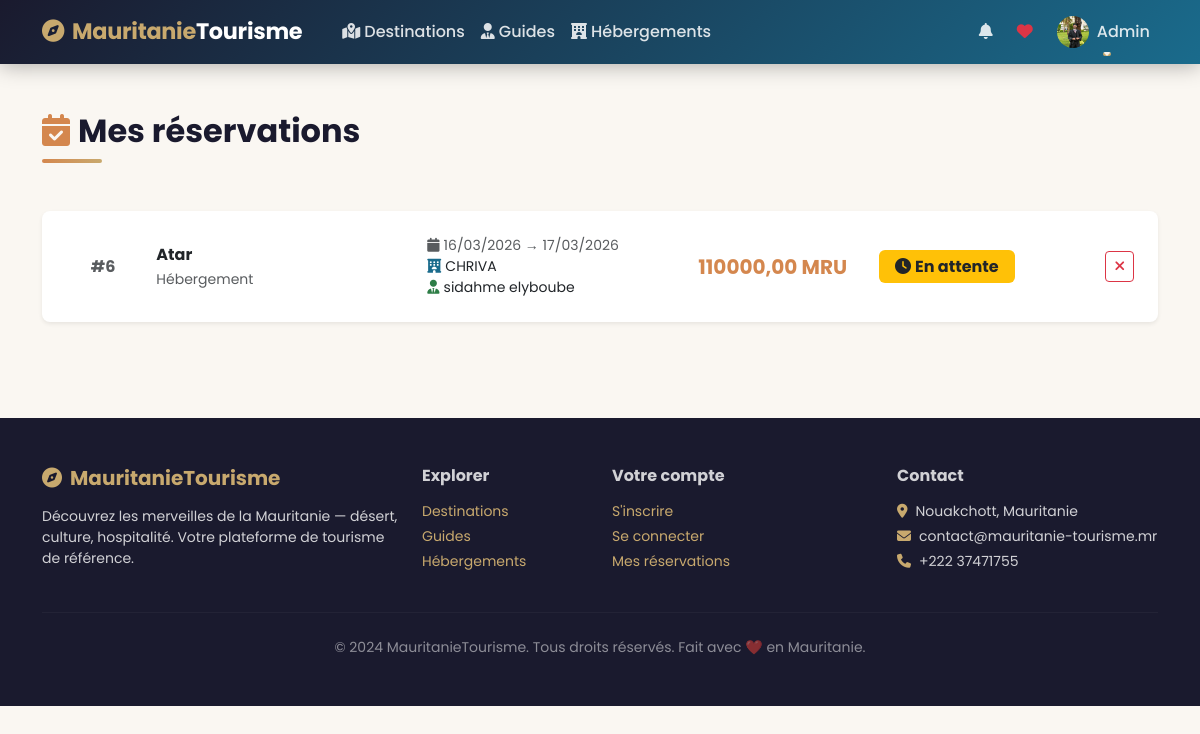
The app's page /mes-reservations/ (signed in) with its own data.
### main/models.py (models this page shows, shortened)
class Utilisateur(AbstractUser):
    ROLES = [
        ('visiteur', 'Visiteur'),
        ('utilisateur', 'Utilisateur'),
        ('admin', 'Administrateur'),
    ]
    role = models.CharField(max_length=20, choices=ROLES, default='visiteur')
    telephone = models.CharField(max_length=20, blank=True, null=True)
    adresse = models.CharField(max_length=255, blank=True, null=True)
    pays = models.CharField(max_length=100, blank=True, null=True)
    photo_profil = models.ImageField(upload_to='profils/', blank=True, null=True)
    date_inscription = models.DateTimeField(auto_now_add=True)
    est_actif = models.BooleanField(default=True)
    class Meta:
        db_table = 'UTILISATEUR'
        verbose_name = 'Utilisateur'
        verbose_name_plural = 'Utilisateurs'

class Reservation(models.Model):
    STATUTS = [
        ('en_attente', 'En attente'),
        ('confirmee', 'Confirmée'),
        ('annulee', 'Annulée'),
        ('terminee', 'Terminée'),
    ]
    TYPE_RESERVATION = [
        ('hebergement', 'Hébergement'),
        ('guide', 'Guide'),
        ('package', 'Package complet'),
    ]
    utilisateur = models.ForeignKey(Utilisateur, on_delete=models.CASCADE, related_name='reservations')
    destination = models.ForeignKey(Destination, on_delete=models.SET_NULL, null=True, related_name='reservations')
    type_reservation = models.CharField(max_length=20, choices=TYPE_RESERVATION)
    hebergement = models.ForeignKey(Hebergement, on_delete=models.SET_NULL, null=True, blank=True)
    guide = models.ForeignKey(Guide, on_delete=models.SET_NULL, null=True, blank=True)
    date_debut = models.DateField()
    date_fin = models.DateField()
    nb_personnes = models.IntegerField(default=1, validators=[MinValueValidator(1)])
    statut = models.CharField(max_length=20, choices=STATUTS, default='en_attente')
    prix_total = models.DecimalField(max_digits=12, decimal_places=2, default=0)
    notes = models.TextField(blank=True)
    date_creation = models.DateTimeField(auto_now_add=True)
    date_modification = models.DateTimeField(auto_now=True)
    confirme_par = models.ForeignKey(
        Utilisateur, on_delete=models.SET_NULL, null=True, blank=True,
        related_name='reservations_confirmees'
    )
    class Meta:
        db_table = 'RESERVATION'
        verbose_name = 'Réservation'
        verbose_name_plural = 'Réservations'
        constraints = [
            models.CheckConstraint(
                check=models.Q(date_fin__gte=models.F('date_debut')),
                name='chk_dates_reservation'
            )
        ]

class Destination(models.Model):
    nom = models.CharField(max_length=200)
    description = models.TextField()
    region = models.ForeignKey(Region, on_delete=models.SET_NULL, null=True, related_name='destinations')
    latitude = models.DecimalField(max_digits=10, decimal_places=7, null=True, blank=True)
    longitude = models.DecimalField(max_digits=10, decimal_places=7, null=True, blank=True)
    image_principale = models.ImageField(upload_to='destinations/', blank=True, null=True)
    video_url = models.URLField(blank=True, null=True, help_text="URL YouTube ou autre")
    prix_entree = models.DecimalField(max_digits=10, decimal_places=2, default=0)
    est_active = models.BooleanField(default=True)
    date_creation = models.DateTimeField(auto_now_add=True)
    note_moyenne = models.DecimalField(max_digits=3, decimal_places=2, default=0)
    nb_commentaires = models.IntegerField(default=0)
    class Meta:
        db_table = 'DESTINATION'
        verbose_name = 'Destination'
        verbose_name_plural = 'Destinations'

class Hebergement(models.Model):
    nom = models.CharField(max_length=200)
    type_hebergement = models.ForeignKey(TypeHebergement, on_delete=models.SET_NULL, null=True)
    destination = models.ForeignKey(Destination, on_delete=models.CASCADE, related_name='hebergements')
    description = models.TextField()
    adresse = models.CharField(max_length=300)
    latitude = models.DecimalField(max_digits=10, decimal_places=7, null=True, blank=True)
    longitude = models.DecimalField(max_digits=10, decimal_places=7, null=True, blank=True)
    telephone = models.CharField(max_length=20, blank=True)
    email = models.EmailField(blank=True)
    site_web = models.URLField(blank=True)
    image_principale = models.ImageField(upload_to='hebergements/', blank=True, null=True)
    prix_nuit = models.DecimalField(max_digits=10, decimal_places=2)
    capacite = models.IntegerField(default=1)
    nb_chambres = models.IntegerField(default=1)
    est_actif = models.BooleanField(default=True)
    est_verifie = models.BooleanField(default=False)
    wifi = models.BooleanField(default=False)
    piscine = models.BooleanField(default=False)
    climatisation = models.BooleanField(default=False)
    parking = models.BooleanField(default=False)
    restaurant = models.BooleanField(default=False)
    date_creation = models.DateTimeField(auto_now_add=True)
    note_moyenne = models.DecimalField(max_digits=3, decimal_places=2, default=0)
    class Meta:
        db_table = 'HEBERGEMENT'
        verbose_name = 'Hébergement'
        verbose_name_plural = 'Hébergements'

class Guide(models.Model):
    LANGUES = [
        ('ar', 'Arabe'),
        ('fr', 'Français'),
        ('en', 'Anglais'),
        ('es', 'Espagnol'),
        ('wolof', 'Wolof'),
    ]
    nom = models.CharField(max_length=200)
    prenom = models.CharField(max_length=200)
    email = models.EmailField(unique=True)
    telephone = models.CharField(max_length=20)
    photo = models.ImageField(upload_to='guides/', blank=True, null=True)
    biographie = models.TextField()
    langues = models.CharField(max_length=200, help_text="Langues séparées par virgule")
    specialites = models.TextField(blank=True, help_text="Zones / thèmes maîtrisés")
    prix_journee = models.DecimalField(max_digits=10, decimal_places=2)
    destinations = models.ManyToManyField(Destination, related_name='guides', blank=True)
    est_disponible = models.BooleanField(default=True)
    est_verifie = models.BooleanField(default=False)
    date_creation = models.DateTimeField(auto_now_add=True)
    note_moyenne = models.DecimalField(max_digits=3, decimal_places=2, default=0)
    class Meta:
        db_table = 'GUIDE'
        verbose_name = 'Guide'
        verbose_name_plural = 'Guides'
    def nom_complet(self):
        return f"{self.prenom} {self.nom}"

### main/views.py (the view)
# urls.py: path('mes-reservations/',                   views.mes_reservations,         name='mes_reservations'),
@login_required
def mes_reservations(request):
    reservations = request.user.reservations.select_related(
        'destination', 'hebergement', 'guide'
    ).order_by('-date_creation')
    return render(request, 'reservations/mes_reservations.html', {
        'reservations': reservations
    })

### templates/reservations/mes_reservations.html (shortened to what this page needs)
{% extends 'base.html' %}
{% block content %}
<div class="container py-5">
    <h2 class="section-title mb-5"><i class="fas fa-calendar-check me-2" style="color:var(--desert)"></i>Mes réservations</h2>
    {% if reservations %}
    <div class="row g-4">
        {% for r in reservations %}
        <div class="col-12">
            <div class="card border-0 rounded-3 shadow-sm">
                <div class="card-body p-4">
                    <div class="row align-items-center g-3">
                        <div class="col-md-1 text-center">
                            <span class="fw-bold text-muted">#{{ r.pk }}</span>
                        </div>
                        <div class="col-md-3">
                            <div class="fw-bold">{{ r.destination.nom|default:'–' }}</div>
                            <small class="text-muted">{{ r.get_type_reservation_display }}</small>
                        </div>
                        <div class="col-md-3">
                            <small class="text-muted d-block"><i class="fas fa-calendar me-1"></i>{{ r.date_debut|date:"d/m/Y" }} → {{ r.date_fin|date:"d/m/Y" }}</small>
                            {% if r.hebergement %}<small class="d-block"><i class="fas fa-hotel me-1" style="color:var(--ocean)"></i>{{ r.hebergement.nom }}</small>{% endif %}
                            {% if r.guide %}<small class="d-block"><i class="fas fa-user-tie me-1" style="color:var(--vert)"></i>{{ r.guide.nom_complet }}</small>{% endif %}
                        </div>
                        <div class="col-md-2">
                            <span class="fw-bold fs-5" style="color:var(--desert)">{{ r.prix_total }} MRU</span>
                        </div>
                        <div class="col-md-2">
                            {% if r.statut == 'en_attente' %}
                                <span class="badge bg-warning text-dark fs-6 px-3 py-2"><i class="fas fa-clock me-1"></i>En attente</span>
                            {% elif r.statut == 'confirmee' %}
                                <span class="badge bg-success fs-6 px-3 py-2"><i class="fas fa-check me-1"></i>Confirmée</span>
                            {% elif r.statut == 'annulee' %}
                                <span class="badge bg-danger fs-6 px-3 py-2"><i class="fas fa-times me-1"></i>Annulée</span>
                            {% else %}
                                <span class="badge bg-secondary fs-6 px-3 py-2">{{ r.get_statut_display }}</span>
                            {% endif %}
                        </div>
                        <div class="col-md-1 text-end">
                            {% if r.statut in 'en_attente confirmee' %}
                            <a href="{% url 'annuler_reservation' r.pk %}"
                               class="btn btn-sm btn-outline-danger"
                               onclick="return confirm('Confirmer l\'annulation ?')">
                                <i class="fas fa-times"></i>
                            </a>
                            {% endif %}
                        </div>
                    </div>
                </div>
            </div>
        </div>
        {% endfor %}
    </div>
    {% else %}
    <div class="text-center py-5">
        <div style="font-size:4rem;color:#ddd"><i class="fas fa-calendar-times"></i></div>
        <h5 class="mt-3 text-muted">Vous n'avez aucune réservation</h5>
        <a href="{% url 'destinations' %}" class="btn btn-mauritanie mt-3">Découvrir des destinations</a>
    </div>
    {% endif %}
</div>
{% endblock %}

### templates/base.html (shortened to what this page needs)
<!DOCTYPE html>
<html lang="fr">
<head>
    <link href="https://cdn.jsdelivr.net/npm/bootstrap@5.3.0/dist/css/bootstrap.min.css" rel="stylesheet">
    <link href="https://cdnjs.cloudflare.com/ajax/libs/font-awesome/6.4.0/css/all.min.css" rel="stylesheet">
    {% load static %}
    <link rel="stylesheet" href="{% static 'css/style.css' %}">
</head>
<body>
<nav class="navbar navbar-expand-lg sticky-top">
    <div class="container">
        <a class="navbar-brand" href="{% url 'accueil' %}">
            <i class="fas fa-compass me-2"></i>Mauritanie<span>Tourisme</span>
        </a>
        <div class="collapse navbar-collapse" id="navMenu">
            <ul class="navbar-nav me-auto mb-2 mb-lg-0 ms-3">
                <li class="nav-item"><a class="nav-link" href="{% url 'destinations' %}"><i class="fas fa-map-marked-alt me-1"></i>Destinations</a></li>
                <li class="nav-item"><a class="nav-link" href="{% url 'guides' %}"><i class="fas fa-user-tie me-1"></i>Guides</a></li>
                <li class="nav-item"><a class="nav-link" href="{% url 'hebergements' %}"><i class="fas fa-hotel me-1"></i>Hébergements</a></li>
            </ul>
            <ul class="navbar-nav ms-auto align-items-center">
                {% if user.is_authenticated %}
                    <li class="nav-item me-2 position-relative">
                        <a class="nav-link" href="#" onclick="marquerLu()">
                            <i class="fas fa-bell"></i>
                        </a>
                    </li>
                    <li class="nav-item me-2">
                        <a class="nav-link" href="{% url 'mes_favoris' %}"><i class="fas fa-heart text-danger"></i></a>
                    </li>
                    <li class="nav-item dropdown">
                        <a class="nav-link dropdown-toggle d-flex align-items-center" href="#" data-bs-toggle="dropdown">
                            {% if user.photo_profil %}
                                <img src="{{ user.photo_profil.url }}" width="32" height="32" class="rounded-circle me-2" style="object-fit:cover">
                            {% else %}
                                <div class="bg-warning rounded-circle me-2 d-flex align-items-center justify-content-center" style="width:32px;height:32px;font-size:.8rem;font-weight:700">{{ user.username|first|upper }}</div>
                            {% endif %}
                            {{ user.first_name|default:user.username }}
                        </a>
                    </li>
                {% endif %}
            </ul>
        </div>
    </div>
</nav>
{% block content %}{% endblock %}
<footer class="py-5 mt-5">
    <div class="container">
        <div class="row g-4">
            <div class="col-md-4">
                <h5 class="fw-bold mb-3" style="color:var(--sable)"><i class="fas fa-compass me-2"></i>MauritanieTourisme</h5>
                <p class="small">Découvrez les merveilles de la Mauritanie — désert, culture, hospitalité. Votre plateforme de tourisme de référence.</p>
            </div>
            <div class="col-md-2">
                <h6 class="fw-bold mb-3">Explorer</h6>
                <ul class="list-unstyled small">
                    <li class="mb-1"><a href="{% url 'destinations' %}">Destinations</a></li>
                    <li class="mb-1"><a href="{% url 'guides' %}">Guides</a></li>
                    <li class="mb-1"><a href="{% url 'hebergements' %}">Hébergements</a></li>
                </ul>
            </div>
            <div class="col-md-3">
                <h6 class="fw-bold mb-3">Votre compte</h6>
                <ul class="list-unstyled small">
                    <li class="mb-1"><a href="{% url 'inscription' %}">S'inscrire</a></li>
                    <li class="mb-1"><a href="{% url 'connexion' %}">Se connecter</a></li>
                    {% if user.is_authenticated %}
                    <li class="mb-1"><a href="{% url 'mes_reservations' %}">Mes réservations</a></li>
                    {% endif %}
                </ul>
            </div>
            <div class="col-md-3">
                <h6 class="fw-bold mb-3">Contact</h6>
                <ul class="list-unstyled small">
                    <li class="mb-1"><i class="fas fa-map-marker-alt me-2" style="color:var(--sable)"></i>Nouakchott, Mauritanie</li>
                    <li class="mb-1"><i class="fas fa-envelope me-2" style="color:var(--sable)"></i>contact@mauritanie-tourisme.mr</li>
                    <li class="mb-1"><i class="fas fa-phone me-2" style="color:var(--sable)"></i>+222 37471755</li>
                </ul>
            </div>
        </div>
        <hr style="border-color:rgba(255,255,255,.15)" class="my-4">
        <div class="text-center small" style="color:rgba(255,255,255,.5)">
            © 2024 MauritanieTourisme. Tous droits réservés. Fait avec ❤️ en Mauritanie.
        </div>
    </div>
</footer>
</body>
</html>

### records on screen
Utilisateur: photo_profil (picture), first_name "Admin"
Reservation: pk "6", destination.nom "Atar", type_reservation "Hébergement", date_debut "16/03/2026", date_fin "17/03/2026", hebergement.nom "CHRIVA", guide.nom_complet "sidahme elyboube", prix_total "110000,00", statut "en_attente" (drawn)
